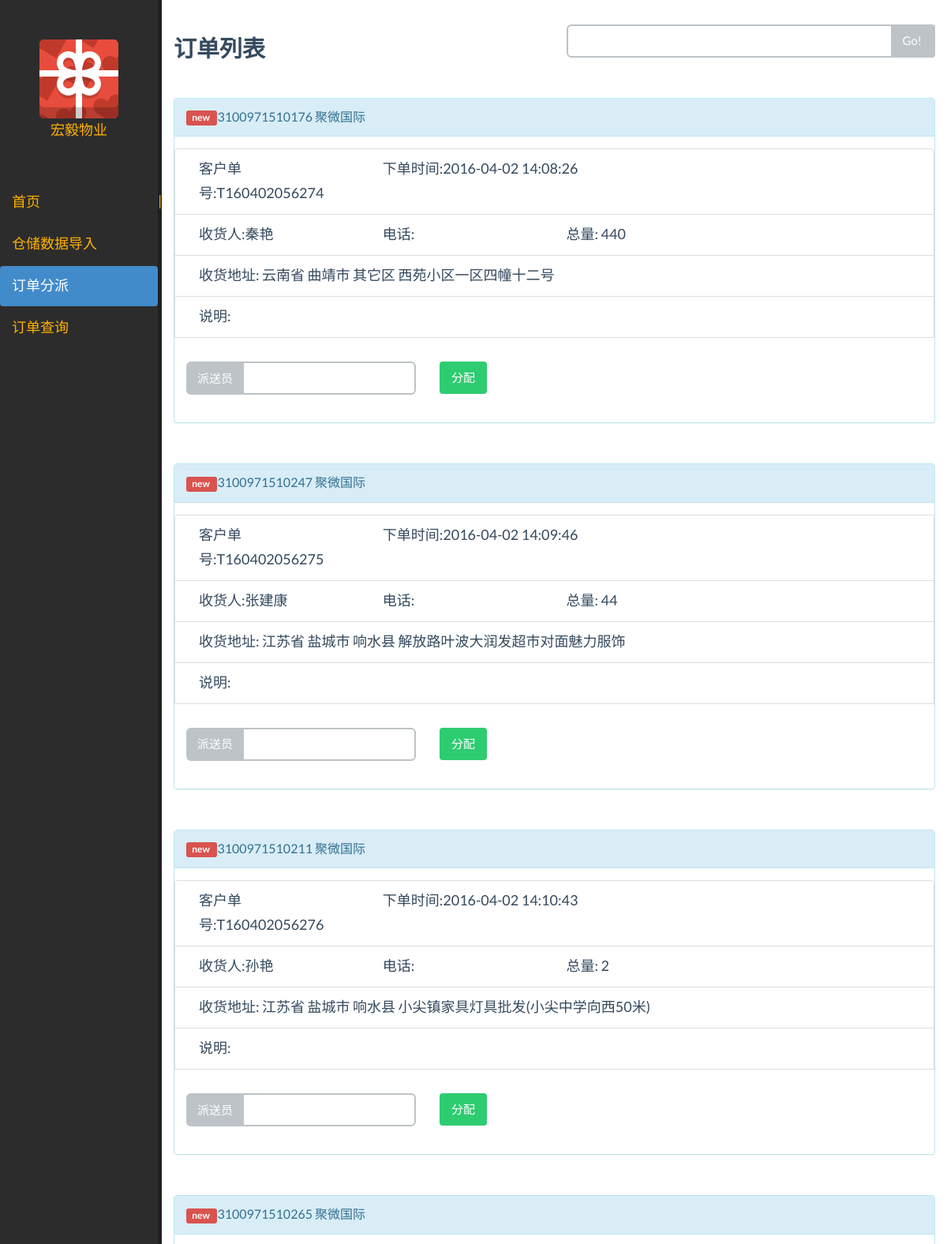
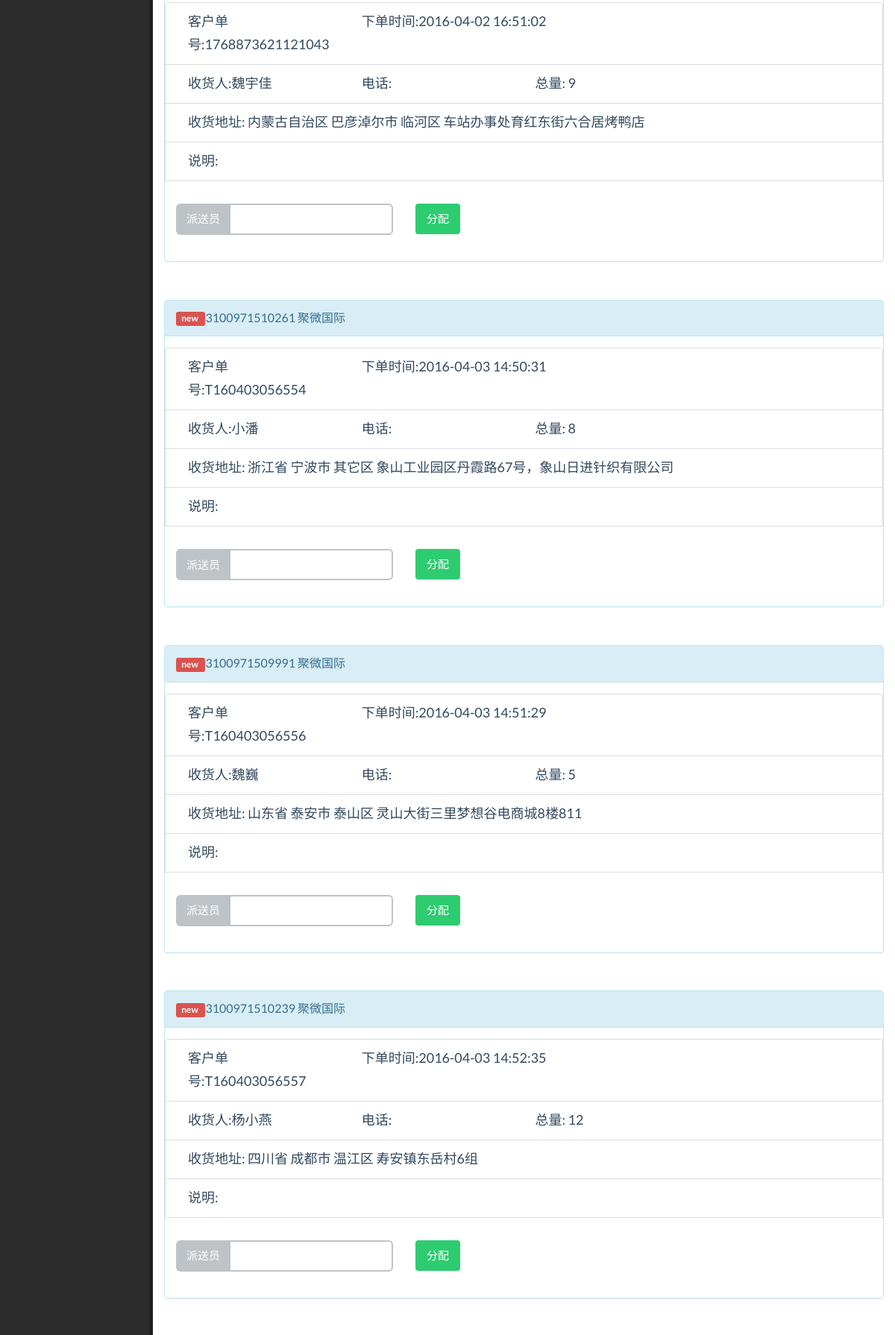
/order_query_page/3 (upper part), run on the app's committed database (2 pictures, top to bottom).
### apps/data/transgodatabase.py (models this page shows, shortened)
class Order(Base):
    __tablename__ = "order"
    ID = Column(String(20), primary_key=True)
    clienter = Column(String(20), nullable=False)
    tick = Column(String(20))
    user = Column(String(6))
    addr = Column(String(128), nullable=False)
    tel = Column(String(11))
    count = Column(Integer)
    express = Column(String(10))
    time = Column(DateTime,
                  default=datetime.now)
    descript = Column(String(256))
    print_status = Column(String(5))
    cancel_status = Column(Boolean)
    status = Column(String(10), nullable=False, default="Import")
    courise = Column(Integer, ForeignKey("courise.courise_id"))

### apps/main/views.py (the view)
@main_app.route("/order_query_page/<int:page_number>")
def order_post_page(page_number):
    session = make_session()
    orders = session.query(Order)\
        .filter(Order.status != "Finish")\
        .filter(Order.courise == None)\
        .order_by(Order.time)\
        .limit(PAGE_COUNT)\
        .offset((page_number - 1) * PAGE_COUNT)
    page_num = page_number + 1
    return render_template("order_query_frame.html",
                           orders=orders,
                           num=page_num)

### apps/data/transgodatabase.py (called while the page is built)
def make_session():
    Session = sessionmaker(bind=engine)
    session = Session()
    return session

### templates/order_query_frame.html (shortened to what this page needs)
{% extends "main_frame.html" %}
{% block main_content %}
{% include "order_query.html" %}
{% endblock %}

### templates/order_query.html (shortened to what this page needs)
{% extends "main_content.html" %}
{% block main_content %}
<br/>
<div class="row">
    <div class="col-lg-6">
        <h4>订单列表</h4>
    </div>
    <div class="col-lg-6">
        <div class="input-group">
            <input class="form-control" name="" type="text" value=""/>
            <span class="input-group-btn">
                <button class="btn btn-default" type="button">
                    Go!
                </button>
            </span>
        </div>
    </div>
</div>
<br/>
{% for order in orders %}
<div class="panel panel-info">
    <div class="panel-heading">
        <div class="panel-title">
            {% if not order.courise %}
            <div class="label label-danger"> new </div>
            {% endif %}
            {{ order.ID }} {{order.clienter}}
        </div>
    </div>
    <div class="panel-body">
        <div class="list-group">
            <div class="row list-group-item">
                <div class="col-xs-3">客户单号:{{order.tick}}</div>
                <div class="col-xs-6">下单时间:{{order.time}}</div>
            </div>
            <div class="row list-group-item">
                <div class="col-xs-3">收货人:{{order.user}}</div>
                <div class="col-xs-3">电话: {{order.tel}}</div>
                <div class="col-xs-3">总量: {{order.count}}</div>
            </div>
            <div class="row list-group-item">
                <div class="col-xs-12">
                    <span>收货地址:</span>
                    <span>{{order.addr}}</span>
                </div>
            </div>
            <div class="row list-group-item">
                <div class="col-xs-12">
                    <span>说明:</span>
                </div>
            </div>
            <br/>
            {% if order.courise %}
            <div class="row">
                <div class="col-md-4">
                    <div class="input-group">
                        <sapn class="input-group-addon">派送员</sapn>
                        <input type="text" class="form-control" value="{{order.courise}}" readonly/>
                    </div>
                </div>
            </div>
            {% else %}
            <div class="row">
                <div class="col-md-4">
                    <div class="input-group">
                        <sapn class="input-group-addon">派送员</sapn>
                        <input type="text" id="{{order.ID}}_post" class="form-control">
                    </div>
                </div>
                <span class="col-md-1">
                    <input type="button" class="btn btn-success" data-id="{{order.ID}}" value="分配" onclick=javascript:post_order("{{order.ID}}")></input>
                </span>
            </div>
            {% endif %}
        </div>
    </div>
</div>
<br/>
{% endfor %}
{% endblock %}

### data on the page
Order: shows "new", ID "3100971510176", clienter "聚微国际", tick "T160402056274", time "2016-04-02 14:08:26", user "秦艳", count "440", addr "云南省 曲靖市 其它区 西苑小区一区四幢十二号"
Order: shows "new", ID "3100971510247", clienter "聚微国际", tick "T160402056275", time "2016-04-02 14:09:46", user "张建康", count "44", addr "江苏省 盐城市 响水县 解放路叶波大润发超市对面魅力服饰"
Order: shows "new", ID "3100971510211", clienter "聚微国际", tick "T160402056276", time "2016-04-02 14:10:43", user "孙艳", count "2", addr "江苏省 盐城市 响水县 小尖镇家具灯具批发(小尖中学向西50米)"
Order: shows "new", ID "3100971510265", clienter "聚微国际", tick "1768873621121043", time "2016-04-02 16:51:02", user "魏宇佳", count "9", addr "内蒙古自治区 巴彦淖尔市 临河区 车站办事处育红东街六合居烤鸭店"
Order: shows "new", ID "3100971510261", clienter "聚微国际", tick "T160403056554", time "2016-04-03 14:50:31", user "小潘", count "8", addr "浙江省 宁波市 其它区 象山工业园区丹霞路67号，象山日进针织有限公司"
Order: shows "new", ID "3100971509991", clienter "聚微国际", tick "T160403056556", time "2016-04-03 14:51:29", user "魏巍", count "5", addr "山东省 泰安市 泰山区 灵山大街三里梦想谷电商城8楼811"
Order: shows "new", ID "3100971510239", clienter "聚微国际", tick "T160403056557", time "2016-04-03 14:52:35", user "杨小燕", count "12", addr "四川省 成都市 温江区 寿安镇东岳村6组"
